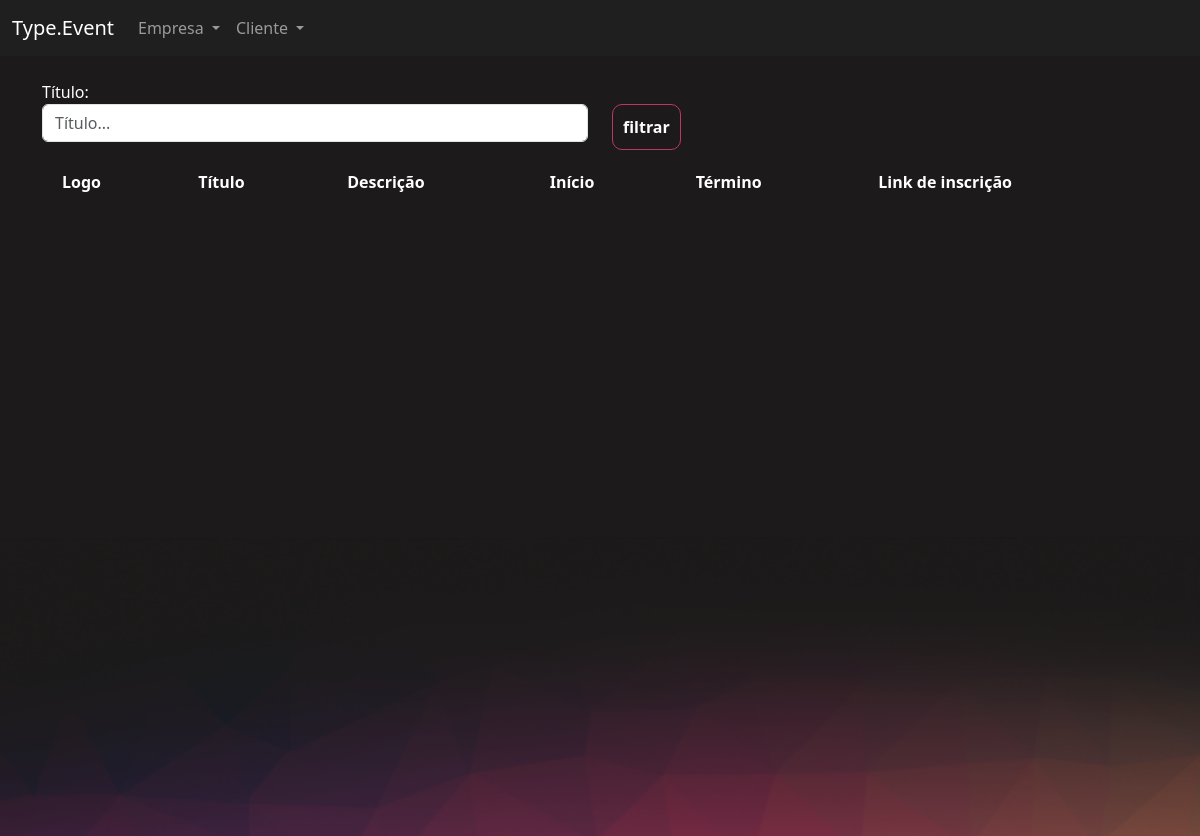
The app's page /eventos/gerenciar_evento/ (signed in), older data.
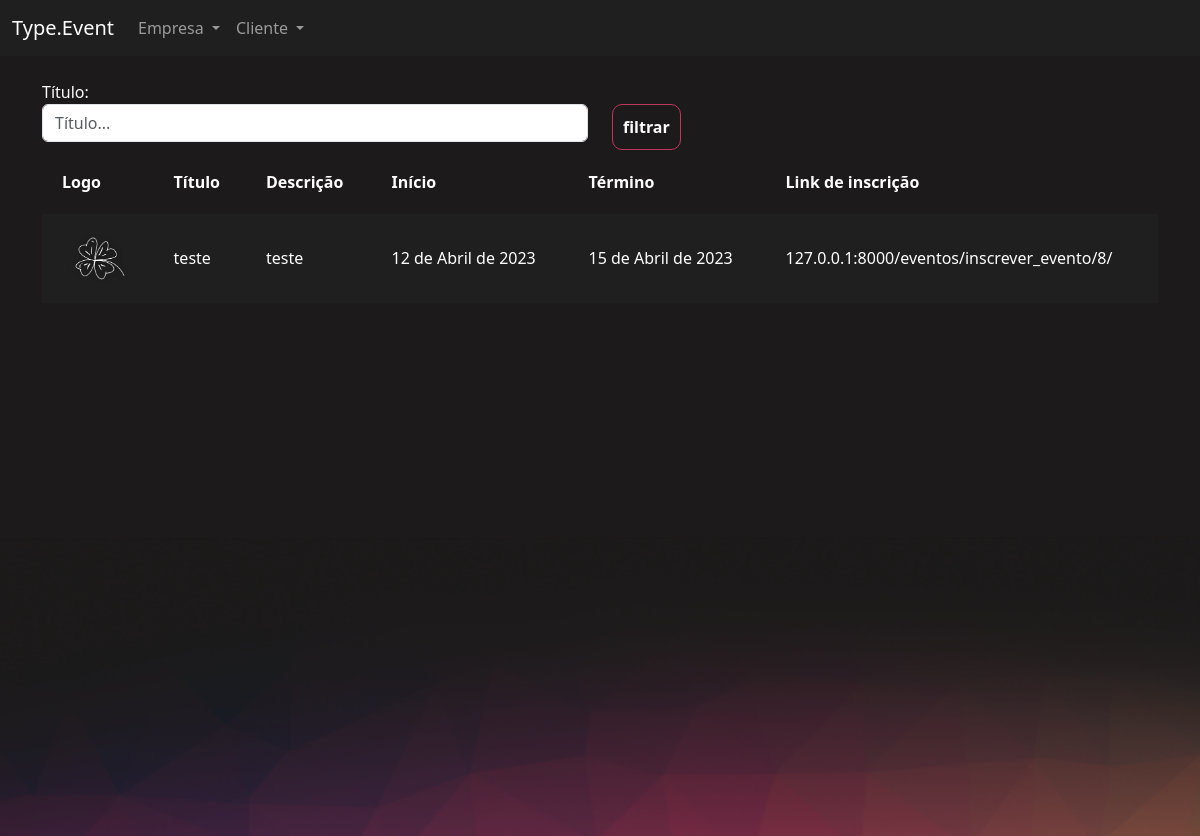
The same page, newer data.
### eventos/models.py (models this page shows, shortened)
class Evento(models.Model):
    criador = models.ForeignKey(User, on_delete=models.DO_NOTHING, null=True, blank=True)
    nome = models.CharField(max_length=200)
    descricao = models.TextField()
    data_inicio = models.DateField()
    data_termino = models.DateField()
    carga_horaria = models.IntegerField()
    logo = models.ImageField(upload_to="logos")
    participantes = models.ManyToManyField(User, related_name="evento_participante", null=True, blank=True)
    cor_principal = models.CharField(max_length=7)
    cor_secundaria = models.CharField(max_length=7)
    cor_fundo = models.CharField(max_length=7)

### eventos/views.py (the view)
# urls.py: path('gerenciar_evento/', views.gerenciar_evento, name="gerenciar_evento"),
@login_required
def gerenciar_evento(request):
    if request.method == "GET":
        nome = request.GET.get('nome')
        eventos = Evento.objects.filter(criador=request.user)
        if nome:
            eventos = eventos.filter(nome__contains=nome)
        return(render(request, 'gerenciar_evento.html', {'eventos':eventos}))

### eventos/templates/gerenciar_evento.html (shortened to what this page needs)
{% extends "bases/base_evento.html" %}
{% load static %}
{% block 'importacoes' %}
    <link href="{% static 'evento/css/gerenciar_evento.css' %}" rel="stylesheet">
{% endblock %}
{% block 'conteudo' %}
    <div class="container">
        <br>
        <div class="row">
            <div class="col-md">
                <form action="{% url 'gerenciar_evento' %}" method="GET">
                <label>Título: </label>
                <input type="text" placeholder="Título..." class="form-control" name="nome">
            </div>
            <div class="col-md">
                <br>
                <input type="submit" class="btn-principal" value="filtrar">
            </div>
        </div>
        <table>
            <tr>
                <th>Logo</th>
                <th>Título</th>
                <th>Descrição</th>
                <th>Início</th>
                <th>Término</th>
                <th>Link de inscrição</th>
            </tr>
            {% for evento in eventos %}
            <tr class="{% cycle 'linha' 'linha2' %}">
                <td width="10%"><a href="{% url 'participantes_evento' evento.id %}"><img width="100%" src="/media/{{evento.logo}}"></a></td>
                <td>{{evento.nome}}</td>
                <td>{{evento.descricao}}</td>
                <td>{{evento.data_inicio}}</td>
                <td>{{evento.data_termino}}</td>
                <td>127.0.0.1:8000/eventos/inscrever_evento/{{evento.id}}/</td>
            </tr>
            {% endfor %}
        </table>
    </div>
{% endblock %}

### templates/bases/base_evento.html (shortened to what this page needs)
{% extends 'bases/base.html' %}
{% load static %}
{% block 'head' %}
    {% block 'importacoes' %}{% endblock %}
    <link href="{% static 'evento/css/evento.css' %}" rel="stylesheet">
    <link href="{% static 'usuarios/css/usuarios.css' %}" rel="stylesheet">
{% endblock %}
{% block 'body' %}
    <nav class="navbar navbar-expand-lg bg-body-tertiary navbar-color" data-bs-theme="dark">
        <div class="container-fluid">
            <a class="navbar-brand" href="#">Type.Event</a>
            <div class="collapse navbar-collapse" id="navbarNavDropdown">
            <ul class="navbar-nav">
                <li class="nav-item dropdown">
                    <a class="nav-link dropdown-toggle" href="#" role="button" data-bs-toggle="dropdown" aria-expanded="false">
                        Empresa
                    </a>
                </li>
                <li class="nav-item dropdown">
                    <a class="nav-link dropdown-toggle" href="#" role="button" data-bs-toggle="dropdown" aria-expanded="false">
                        Cliente
                    </a>
                </li>
            </ul>
            </div>
        </div>
    </nav>
    <div style="min-height: 60vh">
        {% block 'conteudo' %}
        {% endblock %}
    </div>
    <div class="fundo-pagina">
    </div>
{% endblock %}

### templates/bases/base.html (shortened to what this page needs)
{% load static %}
<!DOCTYPE html>
<html lang="pt-br">
  <head>
    <link href="https://cdn.jsdelivr.net/npm/bootstrap@5.3.0-alpha1/dist/css/bootstrap.min.css" rel="stylesheet">
    <link href="{% static 'geral/css/base.css' %}" rel="stylesheet">
    {% block 'head' %}{% endblock %}
  </head>
  <body>
    {% block 'body' %}{% endblock %}
  </body>
</html>

### templates/static/geral/css/base.css (style rules this page uses)
body { color: white !important; }
:root { --main-color: #201F1F; --dark-color: #1C1A1A; --contrast-color: #BE375F; --differential-color: #ED8554; }

### templates/static/evento/css/gerenciar_evento.css (style rules this page uses)
table { width: 100%; padding: 20px; }
.linha { height: 40px; background-color: var(--main-color); padding: 20px; }
td, th { padding: 20px; }

### templates/static/evento/css/evento.css (style rules this page uses)
.navbar-color { background-color: #201F1F !important; }
body { background-color: #1C1A1A; }
.fundo-pagina { background-image: url('/static/evento/img/fundo_pagina.png'); height: 300px; background-size: cover; }

### templates/static/usuarios/css/usuarios.css (style rules this page uses)
.btn-principal { background-color: transparent; border: 1px solid var(--contrast-color); color: white; padding: 10px; border-radius: 10px; font-weight: bold; }

Row changes from the older to the newer data that the page shows:
added Evento: logo (picture), nome "teste", descricao "teste", data_inicio "12 de Abril de 2023", data_termino "15 de Abril de 2023", id "8"
